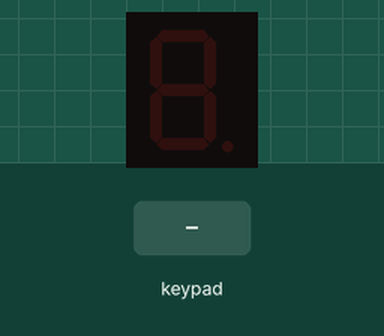
A sketch run on a simulated Arduino Mega 2560, built with avr-gcc and run on an emulated ATmega2560. On the bench: 1-digit seven-segment display. Wiring (inferred from the names in the program): 1-digit 7-segment display, segments lit when HIGH: segments pin 2, pin 4, pin 6, pin 8, pin 10, pin 12, pin 22. Inputs (shaded band) come from the test bench. The segment pins are drawn as the display they are named for.

Above: at 1.2 s.
1.3 s: keypad keys 3 5 3 3 3 9 4 1 pressed 0.4 s apart
At 4.5 s:
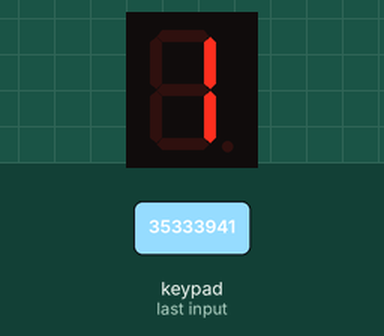
6.0 s: key '2' pressed
At 7.1 s:
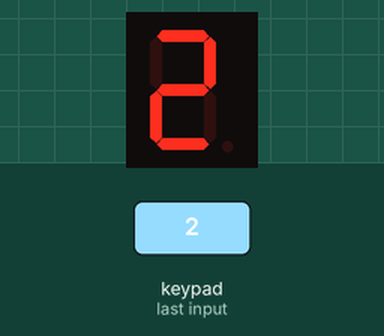
7.5 s: key 'A' pressed
At 8.3 s:
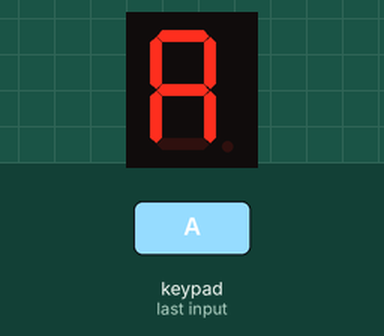
9.0 s: keypad keys 3 5 3 3 3 9 4 1 D pressed 0.4 s apart
At 13.0 s:
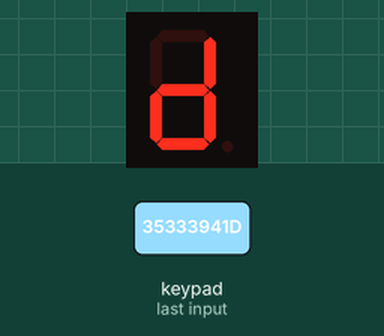
14.1 s: key '6' pressed
At 14.6 s:
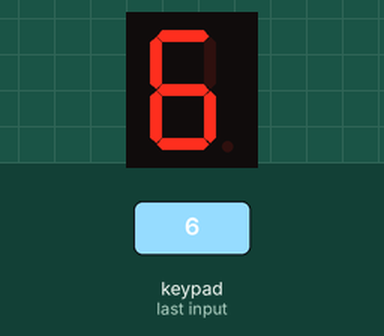
15.6 s: keypad keys 4 5 4 7 5 1 5 3 pressed 0.4 s apart
At 19.0 s:
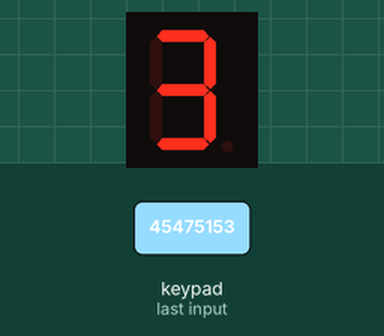
Timing chart, 0 to 20.5 s (numbered marks = the images above; inputs shaded):
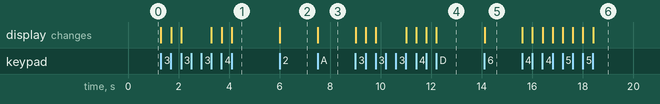

Measured:
- after the input at 1.3 s, the display: first changes at once (image 1 shows a later state)
- after the input at 6.0 s, the display: changes at once (image 2)
- after the input at 7.5 s, the display: changes at once (image 3)
- after the input at 9.0 s, the display: first changes at once (image 4 shows a later state)
- after the input at 14.1 s, the display: changes at once (image 5)
- after the input at 15.6 s, the display: first changes at once (image 6 shows a later state)

The sketch:

ButtonMashing.ino
```cpp
/*
  Name: SomeNerdNamedSteve
  Date: March 12th, 2017
  Project: Hello, Arduino,
  Purpose: Teach the basics of Arduino programming
*/

//library imports
#include "Keypad.h"

//Global Variables

//define number of rows and columns.
#define ROWS 4
#define COLS 4

//Seven Segment Display pins
#define A 2
#define B 4
#define C 6
#define D 8
#define E 10
#define F 12
#define G 22

//array declaration
int sevSegPinArr[] = {A,B,C,D,E,F,G};

//declare array size for sdevSegPinArr
int arrSize = sizeof(sevSegPinArr)/sizeof(int);

//Array for the key columns and rows
char keys[ROWS][COLS] =
{ {'1', '2', '3', 'A'},
  {'4', '5', '6', 'B'},
  {'7', '8', '9', 'C'},
  {'E', '0', 'F', 'D'}
};

//Rows 0 to 3
byte rPins[ROWS]= {35,33,39,41};

//Columns 0 to 3
byte cPins[COLS]= {45,47,51,53};

Keypad kpd = Keypad(makeKeymap(keys), rPins, cPins, ROWS, COLS);

//this function runs once, but for initialization
void setup()
{
  //set all pins to output
  for(int i = 0; i < arrSize; i++){ pinMode(sevSegPinArr[i], OUTPUT); }
}

//This function will loop infinitely
void loop()
{
  char keyPressed = kpd.getKey();

  //if a key is pressed, display the key pressed
  if (keyPressed != NO_KEY)
  {
    printKeyValue(keyPressed);
  }

}

//print the key value and check if input is
//* or #
void printKeyValue(char c)
{

  //reset pins to LOW
  for(int i = 0; i < arrSize; i++){ digitalWrite(sevSegPinArr[i], LOW); }

  if(c == '0')
  { //display 0
    for(int i = 0; i < arrSize; i++)
    {
      if(sevSegPinArr[i] != G){ digitalWrite(sevSegPinArr[i], HIGH); }
    }
  }
  else if(c == '1')
  { //display 1
    digitalWrite(B, HIGH);
    digitalWrite(C, HIGH);
  }
  else if(c == '2')
  { //display 2
    digitalWrite(A, HIGH);
    digitalWrite(B, HIGH);
    digitalWrite(G, HIGH);
    digitalWrite(E, HIGH);
    digitalWrite(D, HIGH);
  }
  else if(c == '3')
  { //display 3
    digitalWrite(A, HIGH);
    digitalWrite(B, HIGH);
    digitalWrite(G, HIGH);
    digitalWrite(C, HIGH);
    digitalWrite(D, HIGH);
  }
  else if(c == '4')
  { //display 4
    digitalWrite(B, HIGH);
    digitalWrite(C, HIGH);
    digitalWrite(F, HIGH);
    digitalWrite(G, HIGH);
  }
  else if(c == '5')
  { //display 5
    digitalWrite(A, HIGH);
    digitalWrite(F, HIGH);
    digitalWrite(G, HIGH);
    digitalWrite(C, HIGH);
    digitalWrite(D, HIGH);
  }
  else if(c == '6')
  { //display 6
    digitalWrite(A, HIGH);
    digitalWrite(F, HIGH);
    digitalWrite(G, HIGH);
    digitalWrite(C, HIGH);
    digitalWrite(D, HIGH);
    digitalWrite(E, HIGH);
  }
  else if(c == '7')
  { //display 7
    digitalWrite(A, HIGH);
    digitalWrite(B, HIGH);
    digitalWrite(C, HIGH);
  }
  else if(c == '8')
  { //display 8
    for(int i = 0; i < arrSize; i++){ digitalWrite(sevSegPinArr[i], HIGH); }
  }
  else if(c == '9')
  { //display 9
     for(int i = 0; i < arrSize; i++)
    {
      if(sevSegPinArr[i] != E){ digitalWrite(sevSegPinArr[i], HIGH); }
    }
  }
  else if(c == 'A')
  { //display A
     for(int i = 0; i < arrSize; i++)
    {
      if(sevSegPinArr[i] != D){ digitalWrite(sevSegPinArr[i], HIGH); }
    }
  }
  else if(c == 'B')
  { //display B
    digitalWrite(E, HIGH);
    digitalWrite(F, HIGH);
    digitalWrite(G, HIGH);
    digitalWrite(C, HIGH);
    digitalWrite(D, HIGH);
  }
  else if(c == 'C')
  { //display C
    digitalWrite(A, HIGH);
    digitalWrite(E, HIGH);
    digitalWrite(F, HIGH);
    digitalWrite(D, HIGH);
  }
  else if(c == 'D')
  { //display D
    digitalWrite(E, HIGH);
    digitalWrite(B, HIGH);
    digitalWrite(G, HIGH);
    digitalWrite(C, HIGH);
    digitalWrite(D, HIGH);
  }
  else if(c == 'E')
  { //display E
    digitalWrite(A, HIGH);
    digitalWrite(D, HIGH);
    digitalWrite(E, HIGH);
    digitalWrite(F, HIGH);
    digitalWrite(G, HIGH);
  }
  else if(c == 'F')
  { //display F
    digitalWrite(A, HIGH);
    digitalWrite(E, HIGH);
    digitalWrite(F, HIGH);
    digitalWrite(G, HIGH);
  }

}
```
